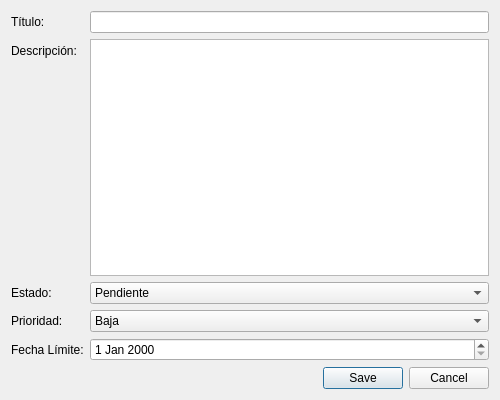
<?xml version="1.0" encoding="UTF-8"?>
<ui version="4.0">
 <class>AddEditJobDialog</class>
 <widget class="QDialog" name="AddEditJobDialog">
  <property name="geometry">
   <rect>
    <x>0</x>
    <y>0</y>
    <width>500</width>
    <height>400</height>
   </rect>
  </property>
  <property name="windowTitle">
   <string>Agregar/Editar Trabajo</string>
  </property>
  <layout class="QVBoxLayout" name="verticalLayout">
   <item>
    <layout class="QFormLayout" name="formLayout">
     <item row="0" column="0">
      <widget class="QLabel" name="labelTitle">
       <property name="text">
        <string>Título:</string>
       </property>
      </widget>
     </item>
     <item row="0" column="1">
      <widget class="QLineEdit" name="lineEditTitle"/>
     </item>
     <item row="1" column="0">
      <widget class="QLabel" name="labelDescription">
       <property name="text">
        <string>Descripción:</string>
       </property>
      </widget>
     </item>
     <item row="1" column="1">
      <widget class="QTextEdit" name="textEditDescription">
       <property name="maximumHeight">
        <number>60</number>
       </property>
      </widget>
     </item>
     <item row="2" column="0">
      <widget class="QLabel" name="labelStatus">
       <property name="text">
        <string>Estado:</string>
       </property>
      </widget>
     </item>
     <item row="2" column="1">
      <widget class="QComboBox" name="comboBoxStatus">
       <item>
        <property name="text">
         <string>Pendiente</string>
        </property>
       </item>
       <item>
        <property name="text">
         <string>Completado</string>
        </property>
       </item>
      </widget>
     </item>
     <item row="3" column="0">
      <widget class="QLabel" name="labelPriority">
       <property name="text">
        <string>Prioridad:</string>
       </property>
      </widget>
     </item>
     <item row="3" column="1">
      <widget class="QComboBox" name="comboBoxPriority">
       <item>
        <property name="text">
         <string>Baja</string>
        </property>
       </item>
       <item>
        <property name="text">
         <string>Media</string>
        </property>
       </item>
       <item>
        <property name="text">
         <string>Alta</string>
        </property>
       </item>
      </widget>
     </item>
     <item row="4" column="0">
      <widget class="QLabel" name="labelDueDate">
       <property name="text">
        <string>Fecha Límite:</string>
       </property>
      </widget>
     </item>
     <item row="4" column="1">
      <widget class="QDateEdit" name="dateEditDueDate"/>
     </item>
    </layout>
   </item>
   <item>
    <widget class="QDialogButtonBox" name="buttonBox">
     <property name="orientation">
      <enum>Qt::Horizontal</enum>
     </property>
     <property name="standardButtons">
      <set>QDialogButtonBox::Cancel|QDialogButtonBox::Save</set>
     </property>
    </widget>
   </item>
  </layout>
 </widget>
 <resources/>
 <connections>
  <connection>
   <sender>buttonBox</sender>
   <signal>accepted()</signal>
   <receiver>AddEditJobDialog</receiver>
   <slot>accept()</slot>
   <hints>
    <hint type="sourcelabel">
     <x>248</x>
     <y>254</y>
    </hint>
    <hint type="destinationlabel">
     <x>157</x>
     <y>274</y>
    </hint>
   </hints>
  </connection>
  <connection>
   <sender>buttonBox</sender>
   <signal>rejected()</signal>
   <receiver>AddEditJobDialog</receiver>
   <slot>reject()</slot>
   <hints>
    <hint type="sourcelabel">
     <x>316</x>
     <y>260</y>
    </hint>
    <hint type="destinationlabel">
     <x>286</x>
     <y>274</y>
    </hint>
   </hints>
  </connection>
 </connections>
</ui>
